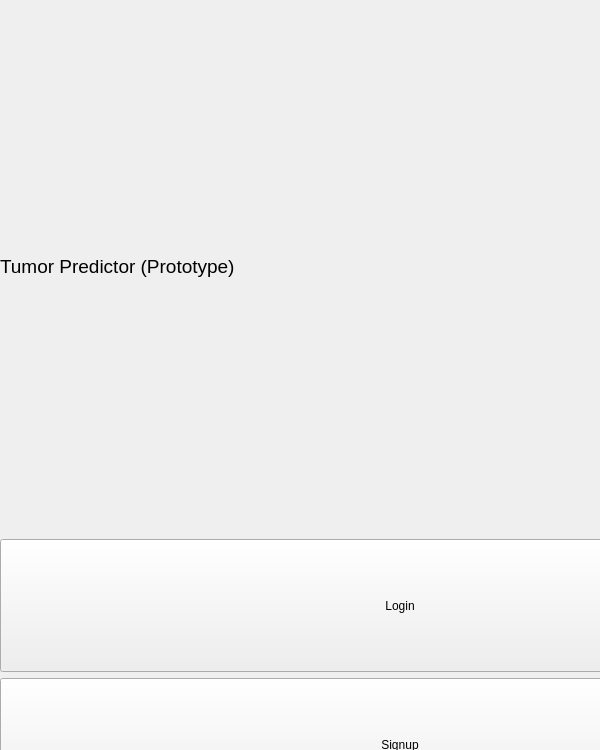
<?xml version="1.0" encoding="UTF-8"?>
<ui version="4.0">
 <class>MainWindow</class>
 <widget class="QMainWindow" name="MainWindow">
  <property name="geometry">
   <rect>
    <x>0</x>
    <y>0</y>
    <width>600</width>
    <height>750</height>
   </rect>
  </property>
  <property name="windowTitle">
   <string>MainWindow</string>
  </property>
  <widget class="QWidget" name="centralwidget">
   <widget class="QWidget" name="verticalLayoutWidget">
    <property name="geometry">
     <rect>
      <x>0</x>
      <y>0</y>
      <width>800</width>
      <height>950</height>
     </rect>
    </property>
    <layout class="QVBoxLayout" name="verticalLayout">
     <item>
      <widget class="QLabel" name="label">
       <property name="sizePolicy">
        <sizepolicy hsizetype="Preferred" vsizetype="Preferred">
         <horstretch>4</horstretch>
         <verstretch>4</verstretch>
        </sizepolicy>
       </property>
       <property name="font">
        <font>
         <pointsize>14</pointsize>
        </font>
       </property>
       <property name="autoFillBackground">
        <bool>false</bool>
       </property>
       <property name="text">
        <string>Tumor Predictor (Prototype)</string>
       </property>
      </widget>
     </item>
     <item>
      <widget class="QPushButton" name="loginButton">
       <property name="sizePolicy">
        <sizepolicy hsizetype="Minimum" vsizetype="Preferred">
         <horstretch>0</horstretch>
         <verstretch>1</verstretch>
        </sizepolicy>
       </property>
       <property name="styleSheet">
        <string notr="true">font: 12pt &quot;MS Shell Dlg 2&quot;;</string>
       </property>
       <property name="text">
        <string>Login</string>
       </property>
      </widget>
     </item>
     <item>
      <widget class="QPushButton" name="signupButton">
       <property name="sizePolicy">
        <sizepolicy hsizetype="Minimum" vsizetype="Preferred">
         <horstretch>0</horstretch>
         <verstretch>1</verstretch>
        </sizepolicy>
       </property>
       <property name="styleSheet">
        <string notr="true">font: 12pt &quot;MS Shell Dlg 2&quot;;</string>
       </property>
       <property name="text">
        <string>Signup</string>
       </property>
      </widget>
     </item>
     <item>
      <widget class="QPushButton" name="helpButton">
       <property name="sizePolicy">
        <sizepolicy hsizetype="Minimum" vsizetype="Preferred">
         <horstretch>0</horstretch>
         <verstretch>1</verstretch>
        </sizepolicy>
       </property>
       <property name="styleSheet">
        <string notr="true">font: 12pt &quot;MS Shell Dlg 2&quot;;</string>
       </property>
       <property name="text">
        <string>Help</string>
       </property>
      </widget>
     </item>
    </layout>
   </widget>
  </widget>
 </widget>
 <resources/>
 <connections/>
</ui>
